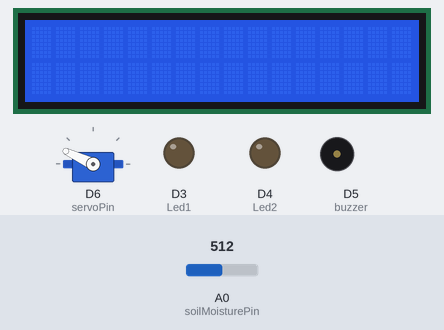
Recording of a sketch running on a simulated ESP8266 (NodeMCU). Parts: servo, 16×2 character LCD, output pins drawn as LEDs (lit = HIGH), buzzer (waves = sounding, pin HIGH). Inputs (shaded band) come from the test bench; at power-on: A0 (soilMoisturePin) = 512. WiFi joins after 1.5 s; servers stay silent unless stated; what the sketch prints to the serial monitor is not drawn.

Above: at 1.7 s.
1.8 s: A0 (soilMoisturePin) set to 177
At 3.3 s:
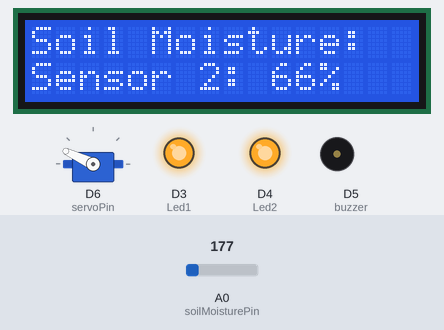
3.6 s: A0 (soilMoisturePin) set to 150
At 5.2 s:
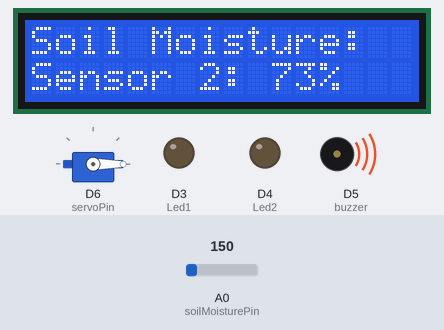
6.3 s: A0 (soilMoisturePin) set to 122
At 7.9 s:
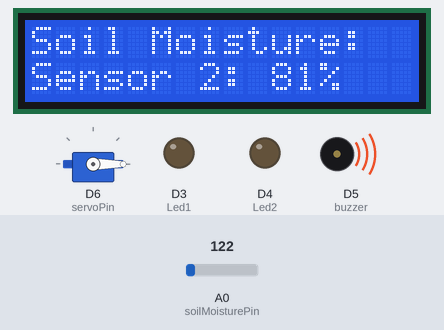
Timing chart, 0 to 9.4 s (numbered marks = the images above; inputs shaded):
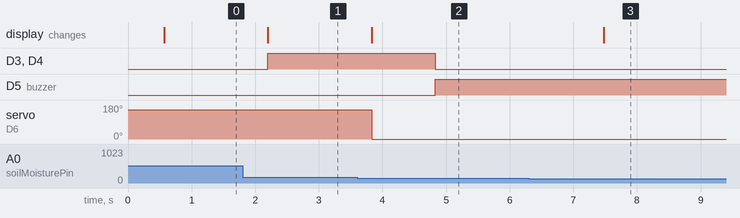

Measured:
- the behaviour switches between 161 and 160 on A0 (soilMoisturePin) (found by bisection; images 1 and 2)
- after the input at 1.8 s, the display: changes after 0.40 s (image 1)
- after the input at 3.6 s, D3 (Led1), D4 (Led2): HIGH → LOW after 1.2 s; D5 (buzzer): LOW → HIGH after 1.2 s; servo on D6 (servoPin): 155° → 0° after 0.23 s; the display: changes after 0.23 s (image 2)
- after the input at 6.3 s, the display: changes after 1.2 s (image 3)

The sketch:

node.ino
```cpp
#include "Arduino.h"
#include <EMailSender.h>
#include <ESP8266WiFi.h>
#include <Servo.h>
#include <Wire.h>
#include <LiquidCrystal_I2C.h>
#include <ThingSpeak.h>
WiFiClient client;

long myChannelNumber = 2331887;
const char myWriteAPIKey[] = "HWGOZL9TD5OVR3LY";


 //Initialize the LCD with the I2C address
LiquidCrystal_I2C lcd(0x27, 16, 2);

Servo servo; // Create a servo object
int soilMoisturePin = A0;
int servoPin = D6; // Define the servo control pin on NodeMCU (e.g., D2)
int Led1 = D3;
int Led2 = D4;
int buzzer = D5;

const char* ssid = "A";
const char* password = "9218730168";

uint8_t connection_state = 0;
uint16_t reconnect_interval = 10000;

EMailSender emailSend("walia.institute026@gmail.com", "xrtgkmkizmepczmx");

uint8_t WiFiConnect(const char* nSSID = nullptr, const char* nPassword = nullptr)
{
    static uint16_t attempt = 0;
    Serial.print("Connecting to ");
    if(nSSID) {
        WiFi.begin(nSSID, nPassword);
        Serial.println(nSSID);
    }

    uint8_t i = 0;
    while(WiFi.status() != WL_CONNECTED && i++ < 50)
    {
        delay(200);
        Serial.print(".");
    }
    ++attempt;
    Serial.println("");
    if(i == 51) {
        Serial.print("Connection: TIMEOUT on attempt: ");
        Serial.println(attempt);
        if(attempt % 2 == 0)
            Serial.println("Check if access point available or SSID and Password\r\n");
        return false;
    }
    Serial.println("Connection: ESTABLISHED");
    Serial.print("Got IP address: ");
    Serial.println(WiFi.localIP());
    return true;
}

void Awaits()
{
    uint32_t ts = millis();
    while (!connection_state)
    {
        delay(50);
        if (millis() > (ts + reconnect_interval) && !connection_state) {
            connection_state = WiFiConnect();
            ts = millis();
        }
    }
}

void sendEmailToRecipient(const char* recipientEmail)
{
    EMailSender::EMailMessage message;
    message.subject = "Landslide Warning";
    message.message = "The Area(KOTLA) is in danger. Any delay may put everyone life at risk.You need to take action immediately.";

    EMailSender::Response resp = emailSend.send(recipientEmail, message);

    Serial.println("Sending status to " + String(recipientEmail) + ":");
    Serial.println(resp.status);
    Serial.println(resp.code);
    Serial.println(resp.desc);

    // Add a delay between sending emails to avoid potential issues with rate limiting or other restrictions
    delay(10000); // 10-second delay
}

void setup()
{


    // List of email recipients


  Serial.begin(115200); // Define baud rate for serial communication
  servo.attach(servoPin);
  servo.write(155);
  delay(500); // Attach the servo to the specified pin

  lcd.begin();
  lcd.backlight();
  lcd.clear();  // Turn on the backlight
  pinMode(soilMoisturePin, INPUT);
  pinMode(Led1, OUTPUT);
  pinMode(Led2,OUTPUT);
  pinMode(buzzer, OUTPUT);
  ThingSpeak.begin(client);


}
void loop()
{
    // Your loop code, if needed
  //unsigned int sensorValue = analogRead(soilMoisturePin);
  connection_state = WiFiConnect(ssid, password);
    if (!connection_state) {
        Awaits();
    }
  const char* recipients[] = {
        "anhadmahjan06@gmail.com",
        "jahnvimehra47@gmail.com",
       // "mehakwalia82@gmail.com"
    };
  while (true) {
        unsigned int sensorValue = analogRead(soilMoisturePin);
        int mappedValue = map(sensorValue, 50, 425, 100, 0);
        //Serial.println(sensorValue);
       // Serial.println(mappedValue);
       lcd.setCursor(0, 0);
       lcd.print("Soil Moisture:");
        lcd.setCursor(0, 1);
        lcd.print("Sensor 2: " + String(mappedValue) + "%");


        if (mappedValue > 70) {
   servo.write(0); // Rotate the servo to 90 degrees
   delay(1000); // Wait for 1 second
   digitalWrite(Led1, LOW);
    digitalWrite(Led2, LOW);
    digitalWrite(buzzer,HIGH);
    delay(500);
   // noTone(buzzer);
    // Rotate the servo back to 0 degrees
  }
  else{
   servo.write(155);
   digitalWrite(Led1, HIGH);
    digitalWrite(Led2,HIGH);
    digitalWrite(buzzer, LOW);
  }

 ThingSpeak.writeField(myChannelNumber, 1, mappedValue, myWriteAPIKey);

  if (sensorValue < 150) {
            for (int i = 0; i < 2; i++) {
               sendEmailToRecipient(recipients[i]);

            }
        }
   // Map the sensor value to the range 0-100

 // Serial.println(mappedValue);

  }
  delay(1000);
}
```
